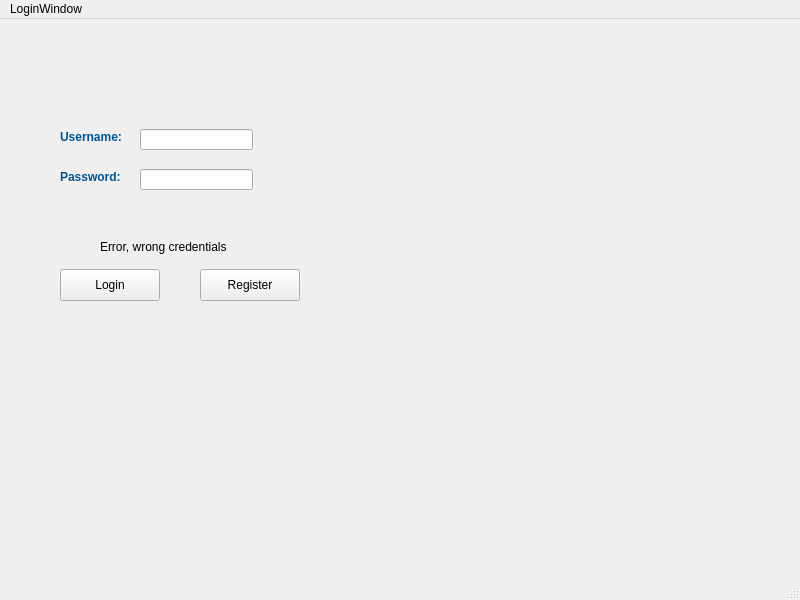
<?xml version="1.0" encoding="UTF-8"?>
<ui version="4.0">
 <class>LoginWindow</class>
 <widget class="QMainWindow" name="LoginWindow">
  <property name="geometry">
   <rect>
    <x>0</x>
    <y>0</y>
    <width>800</width>
    <height>600</height>
   </rect>
  </property>
  <property name="windowTitle">
   <string>LoginWindow</string>
  </property>
  <widget class="QWidget" name="centralwidget">
   <widget class="QPushButton" name="PushButton_login">
    <property name="geometry">
     <rect>
      <x>60</x>
      <y>250</y>
      <width>100</width>
      <height>32</height>
     </rect>
    </property>
    <property name="text">
     <string>Login</string>
    </property>
   </widget>
   <widget class="QPushButton" name="PushButton_Register">
    <property name="geometry">
     <rect>
      <x>200</x>
      <y>250</y>
      <width>100</width>
      <height>32</height>
     </rect>
    </property>
    <property name="text">
     <string>Register</string>
    </property>
   </widget>
   <widget class="QLabel" name="username">
    <property name="geometry">
     <rect>
      <x>60</x>
      <y>110</y>
      <width>81</width>
      <height>16</height>
     </rect>
    </property>
    <property name="text">
     <string>&lt;html&gt;&lt;head/&gt;&lt;body&gt;&lt;p&gt;&lt;span style=&quot; font-weight:700; color:#005493;&quot;&gt;Username: &lt;/span&gt;&lt;/p&gt;&lt;/body&gt;&lt;/html&gt;</string>
    </property>
   </widget>
   <widget class="QLabel" name="password">
    <property name="geometry">
     <rect>
      <x>60</x>
      <y>150</y>
      <width>81</width>
      <height>16</height>
     </rect>
    </property>
    <property name="text">
     <string>&lt;html&gt;&lt;head/&gt;&lt;body&gt;&lt;p&gt;&lt;span style=&quot; font-weight:700; color:#005493;&quot;&gt;Password: &lt;/span&gt;&lt;/p&gt;&lt;/body&gt;&lt;/html&gt;</string>
    </property>
   </widget>
   <widget class="QLineEdit" name="lineEdit_Username">
    <property name="geometry">
     <rect>
      <x>140</x>
      <y>110</y>
      <width>113</width>
      <height>21</height>
     </rect>
    </property>
   </widget>
   <widget class="QLineEdit" name="lineEdit_password">
    <property name="geometry">
     <rect>
      <x>140</x>
      <y>150</y>
      <width>113</width>
      <height>21</height>
     </rect>
    </property>
    <property name="echoMode">
     <enum>QLineEdit::Password</enum>
    </property>
   </widget>
   <widget class="QLabel" name="ErrorLabel">
    <property name="geometry">
     <rect>
      <x>100</x>
      <y>220</y>
      <width>151</width>
      <height>16</height>
     </rect>
    </property>
    <property name="text">
     <string>Error, wrong credentials</string>
    </property>
   </widget>
  </widget>
  <widget class="QMenuBar" name="menubar">
   <property name="geometry">
    <rect>
     <x>0</x>
     <y>0</y>
     <width>800</width>
     <height>22</height>
    </rect>
   </property>
   <widget class="QMenu" name="menuLoginWindow">
    <property name="title">
     <string>LoginWindow</string>
    </property>
    <addaction name="separator"/>
   </widget>
   <addaction name="menuLoginWindow"/>
  </widget>
  <widget class="QStatusBar" name="statusbar"/>
 </widget>
 <resources/>
 <connections/>
</ui>
